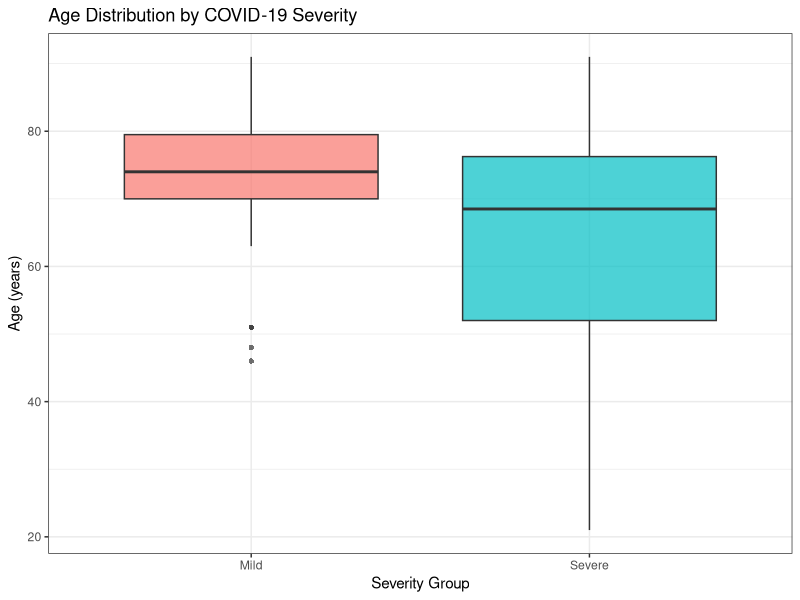
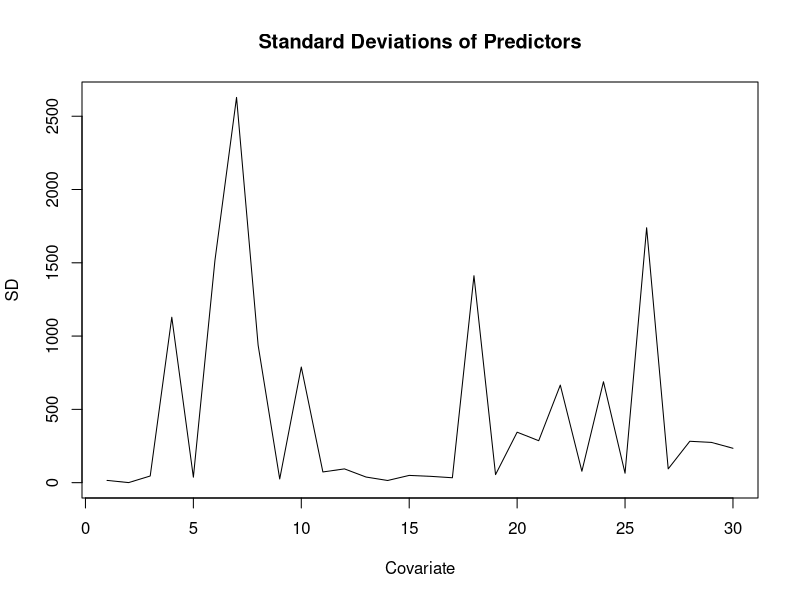
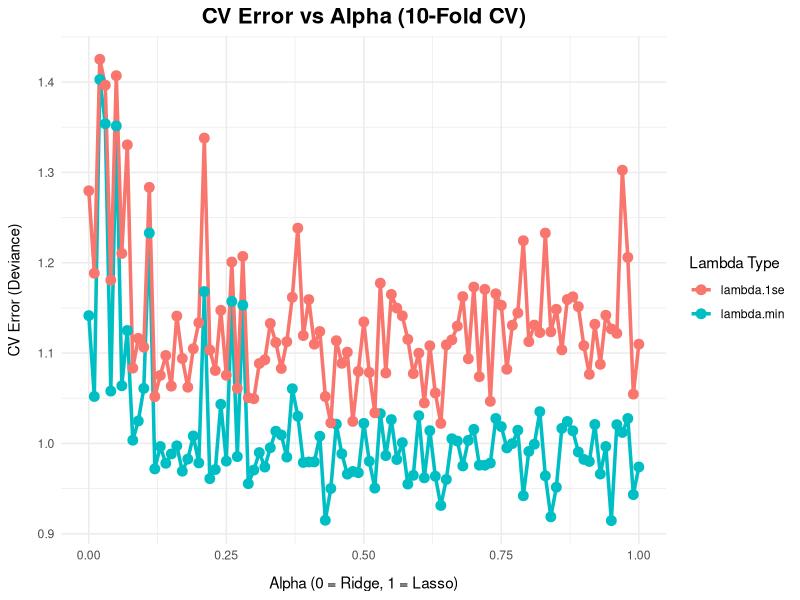
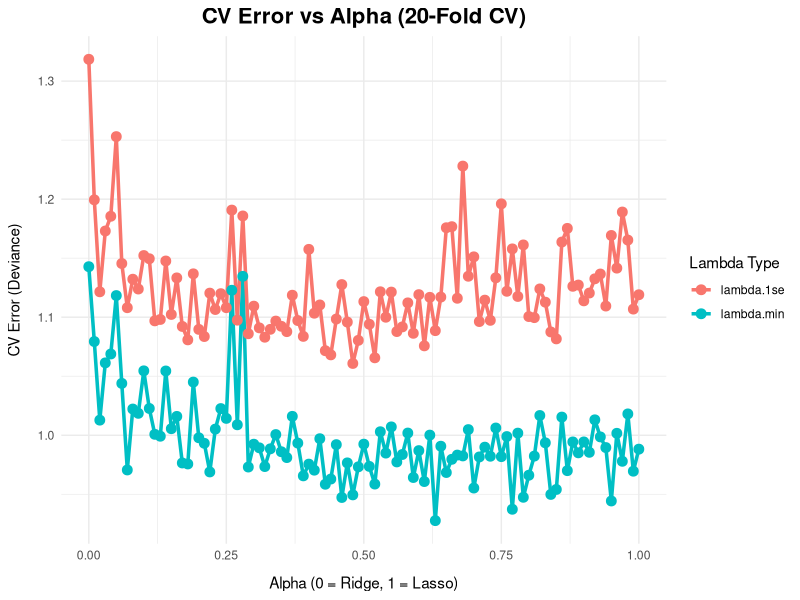
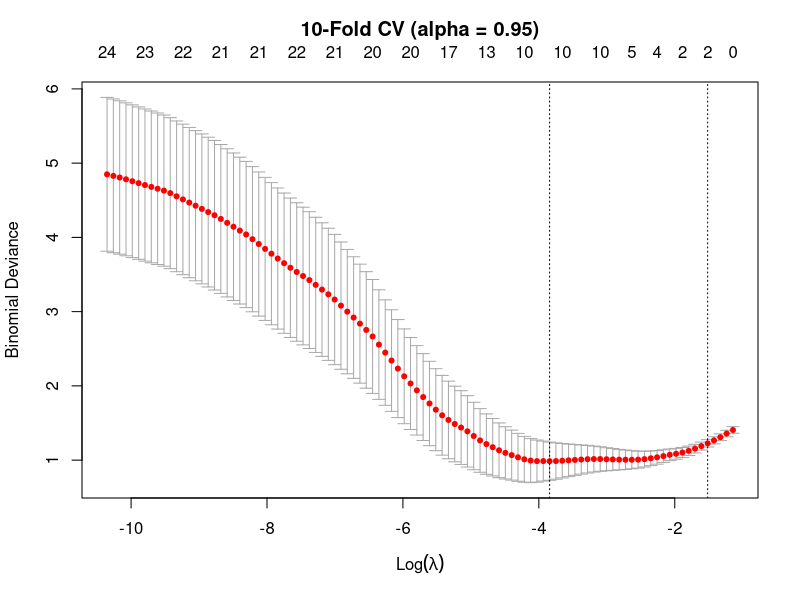
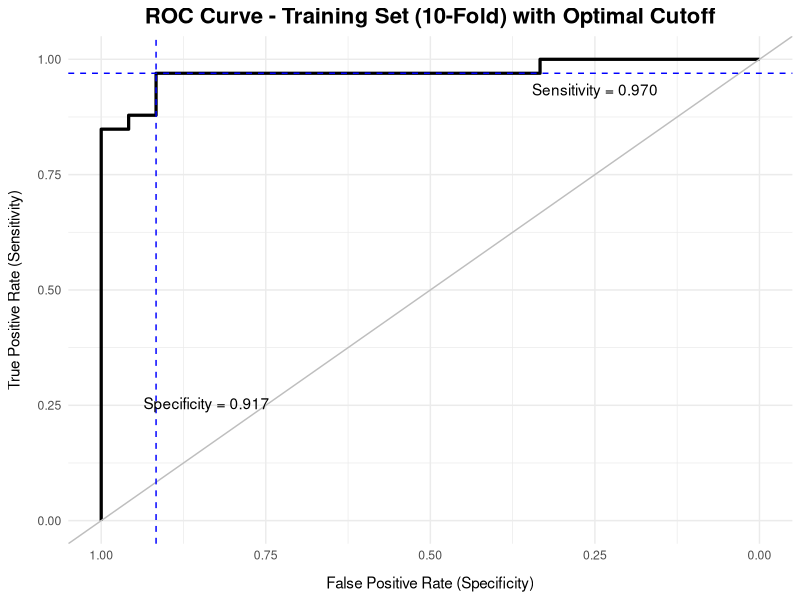
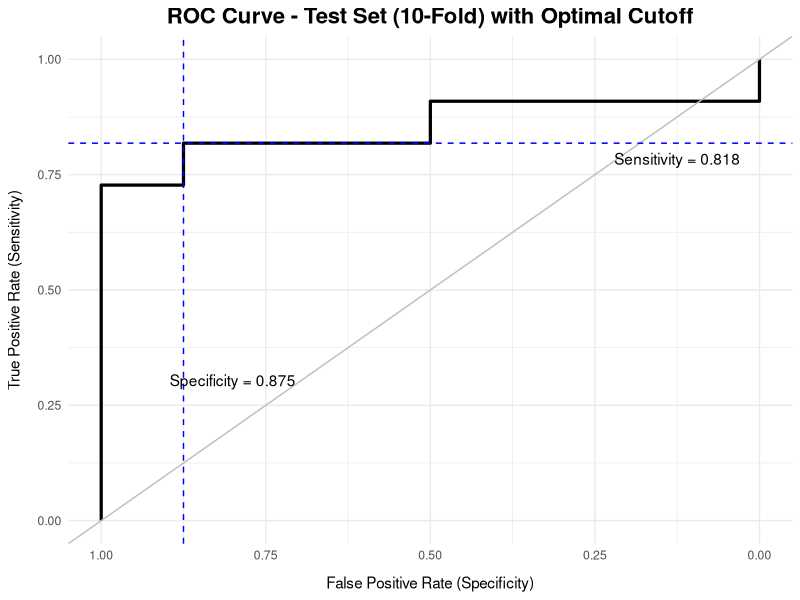
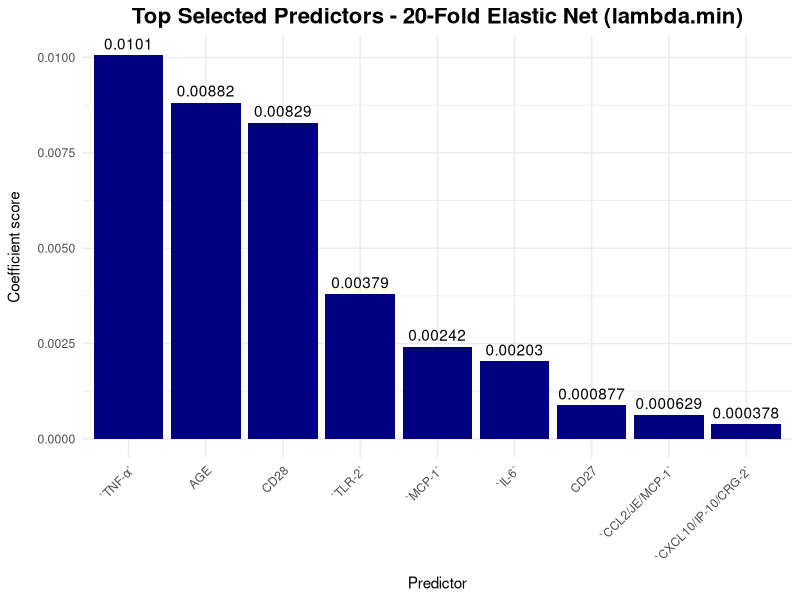

Source code (R) for these figures, in order: (Note: this script raises an error after producing the figures.)
# === PACKAGES USED ========
library(readxl)
library(glmnet)
library(ggplot2)
library(GGally)
library(pROC)
library(MASS)
library(caret)

### TO-DO: print or cat important statistics after each analysis
### TO-DO: need analysis or comparison between 10 and 20-fold (e.g. their predictive performance metrics + which cytokines they selected) --> put into combined visualization

# === 1.1| DATA CLEANING ========
COV <- read_excel("Immunologic profiles of patients with COVID-19.xlsx")
str(COV) # dataset contains measurements of 28 analytes from 76 COVID-19-positive patients; response variable: severity (binary, mild vs. severe)

# Checking for missing values
sum(is.na(COV)) # no missing values

# Convert severity to a factor variable
COV$Severity <- as.factor(COV$Severirty)
table(COV$Severity) # 32 mild, 44 severe

# Remove Patient Number and Severirty
COV <- COV[, !(names(COV) %in% c("Severirty", "Patient Number"))]
str(COV) # SEX is still character

# Convert SEX to numeric
COV$SEX <- ifelse(COV$SEX == "F", 1, 0)
table(COV$SEX)  

dim(COV)       # 76 x 31
colnames(COV)  

# === 1.2| EXPLORATORY DATA ANALYSIS ========
# Age distribution by severity boxplot 

ggplot(data.frame(Age = COV$AGE, Severity = COV$Severity), aes(x = Severity, y = Age, fill = Severity)) +
  geom_boxplot(alpha = 0.7, outlier.shape = 16) +
  labs(title = "Age Distribution by COVID-19 Severity", x = "Severity Group", y = "Age (years)") +
  theme_bw() +
  theme(legend.position = "none")


# === 2.1 | MODEL MATRIX AND TRAINING/TEST SETS ========
# Create model matrix for glmnet including all effects 
X <- model.matrix(Severity ~., COV)[, -1]
dim(X) # 30 predictor variables
colnames(X)

Y <- COV$Severity # severity set as response variable

# Checking predictor standard deviations
plot(as.ts(apply(X, 2, sd)), xlab = "Covariate", ylab = "SD",
     main = "Standard Deviations of Predictors")
# Very variable so standardization is needed; glmnet automatically does standardization


# Create train (75%) & test (25%) sets
set.seed(1717)
train_index <- createDataPartition(Y, p = 0.75, list = FALSE)
X_train <- X[train_index, ]
Y_train <- Y[train_index]
X_test <- X[-train_index, ]
Y_test <- Y[-train_index]

## Confirm class balance in train and test
table(Y_train) # 57 total, 42% in mild, 58% in severe
table(Y_test) # 19 total, 42% in mild, 58% in severe


# === 2.2 | GRID SEARCH FOR ALPHA ========
# Function to perform grid search for optimal alpha value with different n-folds 
alpha_search <- function (X, Y, nfolds){
  alpha_grid <- seq(0, 1, .01)
  results <- data.frame()
  set.seed(1717)
  for (a in alpha_grid) {
  cv_model <- cv.glmnet(x = X, 
                        y = Y, 
                        alpha = a, 
                        nfolds = nfolds,
                        family = "binomial",
                        keep = T,
                        standardize = T,
                        type.measure = "deviance")  # Accuracy measure is deviance because AUC could not be used; number of observations is too small per fold
  
  # Store results
  results <- rbind(results, data.frame(
    alpha = a,
    lambda_min = cv_model$lambda.min,
    lambda_1se = cv_model$lambda.1se,
    cvm_min = min(cv_model$cvm),
    cvm_1se = cv_model$cvm[which(cv_model$lambda == cv_model$lambda.1se)]
  ))
  }
  # Extract optimal alpha and lambda
  best_min <- results$alpha[which.min(results$cvm_min)]
  best_1se <- results$alpha[which.min(results$cvm_1se)]
  
  return(list(results = results,
              best_min = best_min,
              best_1se = best_1se))
}

# Perform grid search and obtain optimal alpha for each k-fold CV
alpha_10 <- alpha_search(X_train, Y_train, 10)
best_min_10 <- alpha_10$best_min
best_1se_10 <- alpha_10$best_1se

alpha_20 <- alpha_search(X_train, Y_train, 20)
best_min_20 <- alpha_20$best_min
best_1se_20 <- alpha_20$best_1se

# Visualize alpha grid search to decide between alpha values
ggplot(alpha_10$results, aes(x = alpha)) +
  geom_line(aes(y = cvm_min, color = "lambda.min"), linewidth = 1.2) +
  geom_line(aes(y = cvm_1se, color = "lambda.1se"), linewidth = 1.2) +
  geom_point(aes(y = cvm_min, color = "lambda.min"), size = 3) +
  geom_point(aes(y = cvm_1se, color = "lambda.1se"), size = 3) +
  labs(title = "CV Error vs Alpha (10-Fold CV)",
       x = "Alpha (0 = Ridge, 1 = Lasso)",
       y = "CV Error (Deviance)",
       color = "Lambda Type") +
  theme_minimal() +
  theme(plot.title = element_text(face = "bold", size = 16, hjust = 0.5),
        axis.title.x = element_text(margin = margin(t = 10)),
        axis.title.y = element_text(margin = margin(r = 10))) 

ggplot(alpha_20$results, aes(x = alpha)) +
  geom_line(aes(y = cvm_min, color = "lambda.min"), linewidth = 1.2) +
  geom_line(aes(y = cvm_1se, color = "lambda.1se"), linewidth = 1.2) +
  geom_point(aes(y = cvm_min, color = "lambda.min"), size = 3) +
  geom_point(aes(y = cvm_1se, color = "lambda.1se"), size = 3) +
  labs(title = "CV Error vs Alpha (20-Fold CV)",
       x = "Alpha (0 = Ridge, 1 = Lasso)",
       y = "CV Error (Deviance)",
       color = "Lambda Type") +
  theme_minimal() +
  theme(plot.title = element_text(face = "bold", size = 16, hjust = 0.5),
        axis.title.x = element_text(margin = margin(t = 10)),
        axis.title.y = element_text(margin = margin(r = 10))) 
# alpha_min will be used as it has the lowest CV error and will thus maximize predictive accuracy

# Helper functions for next steps
# Function to determine cutoffs for sensitivity, specificity, and classification
get_cutoff <- function(AUC) {
  snsp <- cbind(AUC$sensitivities, AUC$specificities)
  indx <- which.max(apply(snsp, 1, min))
  return(data.frame(sensitivity = snsp[indx, 1],
                    specificity = snsp[indx, 2],
                    cutoff = AUC$threshold[indx]))
} 

# Function to obtain metrics from confusion matrix; positive is set to second factor
get_metrics <- function(mat, pos = 2) {
  neg <- if (pos == 2) 1 else 2
  sn <- mat[pos, pos] / sum(mat[pos, ])
  sp <- mat[neg, neg] / sum(mat[neg, ])
  acc <- (mat[neg, neg] + mat[pos, pos]) / sum(mat)
  return(unlist(list(sensitivity = sn, specificity = sp, accuracy = acc)))
}

# === 3.1 | ELASTIC NET MODEL (10-FOLD) ========
set.seed(1717)
cv_10 <- cv.glmnet(X_train, Y_train, nfolds = 10, family = "binomial", alpha = best_min_10, type.measure = "deviance")
plot(cv_10)
title(main = paste0("10-Fold CV (alpha = ", best_min_10, ")"), line = 2.3)

prd_train_10 <- predict(cv_10, newx = X_train, type = "response", s = cv_10$lambda.min)[, 1]
prd_test_10 <- predict(cv_10, newx = X_test, type = "response", s = cv_10$lambda.min)[, 1]

# Test prediction accuracy with AUC-ROC curves(Change plots to be made with ggplot and overlay curves)
AUC_train_10 <- roc(Y_train, prd_train_10)
AUC_test_10  <- roc(Y_test,  prd_test_10)
auc(AUC_train_10)
auc(AUC_test_10)

# Determine cutoffs for model with 10-folds
cut_train_10 <- get_cutoff(AUC_train_10)
cut_train_10
cut_test_10 <- get_cutoff(AUC_test_10)
cut_test_10

# Make confusion matrix for model
conf_10 <- table(y = Y_test, yhat = as.numeric(prd_test_10 > cut_test_10$cutoff))
conf_10
metrics_10 <- get_metrics(conf_10)
metrics_10

# Plot ROC curve with optimal cutoff
# Training set
ggroc(AUC_train_10, linewidth = 1.1) +
  labs(title = "ROC Curve - Training Set (10-Fold) with Optimal Cutoff",
       x = "False Positive Rate (Specificity)",
       y = "True Positive Rate (Sensitivity)") +
  geom_abline(slope = 1, intercept = 1, 
               color = "grey") +
  geom_hline(yintercept = cut_train_10$sensitivity,
             linetype = "dashed",
             color = "blue") + 
  geom_vline(xintercept = cut_train_10$specificity,
             linetype = "dashed",
             color = "blue") +
  annotate("text", 
           x = 0.84,
           y = 0.25,
           label = "paste(Specificity, \" = 0.917\")", parse = T) +
  annotate("text", 
           x = 0.25,
           y = 0.93,
           label = "paste(Sensitivity, \" = 0.970\")", parse = T) +
  theme_minimal() +
  theme(plot.title = element_text(face = "bold", size = 16, hjust = 0.5),
        axis.title.x = element_text(margin = margin(t = 10)),
        axis.title.y = element_text(margin = margin(r = 10))) 

# Test set
ggroc(AUC_test_10, linewidth = 1.1) +
  labs(title = "ROC Curve - Test Set (10-Fold) with Optimal Cutoff",
       x = "False Positive Rate (Specificity)",
       y = "True Positive Rate (Sensitivity)") +
  geom_abline(slope = 1, intercept = 1, 
              color = "grey") +
  geom_hline(yintercept = cut_test_10$sensitivity,
             linetype = "dashed",
             color = "blue") + 
  geom_vline(xintercept = cut_test_10$specificity,
             linetype = "dashed",
             color = "blue") +
  annotate("text", 
           x = 0.8,
           y = 0.3,
           label = "paste(Specificity, \" = 0.875\")", parse = T) +
  annotate("text", 
           x = 0.125,
           y = 0.78,
           label = "paste(Sensitivity, \" = 0.818\")", parse = T) +
  theme_minimal() +
  theme(plot.title = element_text(face = "bold", size = 16, hjust = 0.5),
        axis.title.x = element_text(margin = margin(t = 10)),
        axis.title.y = element_text(margin = margin(r = 10))) 

# Obtain most significant coefficients as predicted by model
coef(cv_10, s = cv_10$lambda.min)
coef_10_min <- coef(cv_10,s = cv_10$lambda.min)[-1,1]
coef_10_min[coef_10_min!=0] 
# With 10-fold CV and using min for alpha and lambda, elastic net regression selected 9 relevant variables; 7 are negative and 2 are positive

selected_10  <- sort(abs(coef_10_min[coef_10_min != 0]), decreasing = TRUE)
selected_10 <- data.frame(Predictor = names(selected_10),
                          Value = selected_10)
selected_10$Predictor <- factor(selected_10$Predictor, levels = selected_10$Predictor)
rownames(selected_10) <- NULL
# Notes: TNF-a has the most influence

# Ranking of top predictors 
ggplot(selected_10, aes(x = Predictor, y = Value)) +
  geom_col(fill = "navy") +
  geom_text(aes(label = signif(Value, 3)), vjust = -0.5) +
  labs(title = "Top Selected Predictors - 20-Fold Elastic Net (lambda.min)",
       x = "Predictor",
       y = "Coefficient score") +
  theme_minimal() +
  theme(plot.title = element_text(face = "bold", size = 16, hjust = 0.5),
        axis.title.x = element_text(margin = margin(t = 8)),
        axis.title.y = element_text(margin = margin(r = 10)),
        axis.text.x = element_text(angle = 45, hjust = 1)) 

# === 3.2 | ELASTIC NET MODEL (20-FOLD) ========
set.seed(1717)
cv_20 <- cv.glmnet(X_train, Y_train, nfolds = 20, family = "binomial", alpha = best_min_20, type.measure = "deviance")
plot(cv_20)
title(main = paste0("20-Fold CV (alpha = ", best_min_20, ")"), line = 2.5)

prd_train_20 <- predict(cv_20, newx = X_train, type = "response", s = cv_20$lambda.min)[, 1]
prd_test_20  <- predict(cv_20, newx = X_test,  type = "response", s = cv_20$lambda.min)[, 1]

# Test prediction accuracy with AUC-ROC curves
AUC_train_20 <- roc(Y_train, prd_train_20)
AUC_test_20  <- roc(Y_test,  prd_test_20)
auc(AUC_train_20)
auc(AUC_test_20)

# Determine cutoffs for model with 10-folds
cut_train_20 <- get_cutoff(AUC_train_20)
cut_test_20 <- get_cutoff(AUC_test_20)
cut_train_20
cut_test_20

# Make confusion matrix for model
conf_20 <- table(y = Y_test, yhat = as.numeric(prd_test_20 > cut_test_20$cutoff))
conf_20
get_metrics(conf_20)

# Plot ROC curve with optimal cutoff
# Training set
ggroc(AUC_train_20, linewidth = 1.1) +
  labs(title = "ROC Curve - Training Set (20-Fold) with Optimal Cutoff",
       x = "False Positive Rate (Specificity)",
       y = "True Positive Rate (Sensitivity)") +
  geom_abline(slope = 1, intercept = 1, 
              color = "grey") +
  geom_hline(yintercept = cut_train_20$sensitivity,
             linetype = "dashed",
             color = "blue") + 
  geom_vline(xintercept = cut_train_20$specificity,
             linetype = "dashed",
             color = "blue") +
  annotate("text", 
           x = 0.84,
           y = 0.25,
           label = "paste(Specificity, \" = 0.917\")", parse = T) +
  annotate("text", 
           x = 0.25,
           y = 0.84,
           label = "paste(Sensitivity, \" = 0.879\")", parse = T) +
  theme_minimal() +
  theme(plot.title = element_text(face = "bold", size = 16, hjust = 0.5),
        axis.title.x = element_text(margin = margin(t = 10)),
        axis.title.y = element_text(margin = margin(r = 10))) 

# Test set
ggroc(AUC_test_20, linewidth = 1.1) +
  labs(title = "ROC Curve - Test Set (20-Fold) with Optimal Cutoff",
       x = "False Positive Rate (Specificity)",
       y = "True Positive Rate (Sensitivity)") +
  geom_abline(slope = 1, intercept = 1, 
              color = "grey") +
  geom_hline(yintercept = cut_test_20$sensitivity,
             linetype = "dashed",
             color = "blue") + 
  geom_vline(xintercept = cut_test_20$specificity,
             linetype = "dashed",
             color = "blue") +
  annotate("text", 
           x = 0.8,
           y = 0.3,
           label = "paste(Specificity, \" = 0.875\")", parse = T) +
  annotate("text", 
           x = 0.125,
           y = 0.78,
           label = "paste(Sensitivity, \" = 0.818\")", parse = T) +
  theme_minimal() +
  theme(plot.title = element_text(face = "bold", size = 16, hjust = 0.5),
        axis.title.x = element_text(margin = margin(t = 10)),
        axis.title.y = element_text(margin = margin(r = 10))) 

# Obtain most significant coefficients as predicted by model
coef(cv_20, s = cv_20$lambda.min)
coef_20_min <- coef(cv_20,s = cv_20$lambda.min)[-1,1]
coef_20_min[coef_20_min!=0] 
# With 20-fold CV and using min for alpha and lambda, elastic net regression selected 9 relevant variables; 8 are negative and 1 is positive

selected_20  <- sort(abs(coef_20_min[coef_20_min != 0]), decreasing = TRUE)
selected_20 <- data.frame(Predictor = names(selected_20),
                          Value = selected_20)
selected_20$Predictor <- factor(selected_20$Predictor, levels = selected_20$Predictor)
rownames(selected_20) <- NULL
# Notes: TNF-a has the most influence

# Ranking of top predictors 
ggplot(selected_20, aes(x = Predictor, y = Value)) +
  geom_col(fill = "maroon") +
  geom_text(aes(label = signif(Value, 3)), vjust = -0.5) +
  labs(title = "Top Selected Predictors - 20-Fold Elastic Net (lambda.min)",
       x = "Predictor",
       y = "Coefficient score") +
  theme_minimal() +
  theme(plot.title = element_text(face = "bold", size = 16, hjust = 0.5),
        axis.title.x = element_text(margin = margin(t = 8)),
        axis.title.y = element_text(margin = margin(r = 10)),
        axis.text.x = element_text(angle = 45, hjust = 1)) 

# Comparison plot for 10-fold vs 20-fold
plot(AUC_test_10, col = "navy", main = "Test Set ROC: 10-Fold vs 20-Fold")
plot(AUC_test_20, col = "maroon", add = TRUE)
legend("bottomright",
       legend = c(paste0("10-Fold AUC = ", round(auc(AUC_test_10), 3)),
                  paste0("20-Fold AUC = ", round(auc(AUC_test_20), 3))),
       col = c("navy", "maroon"), lwd = 2, bty = "n")

# For MN: please compare the predictors in the 10-fold and 20-fold models; idk how but show which ones wre exclusive in one and shared in both

# === 4 | STATISTICAL ANALYSIS OF PREDICTORS ======== #TO-DO: check if this is correct
# Wilcoxon test for age 
wilcox.test(AGE ~ Severity, data = COV) #p-value = 0.02017
boxplot(AGE ~ Severity, data = COV)

# Model with age as only predictor
model_age <- glm(Severity ~ AGE, data = COV, family = "binomial")
summary(model_age)
### 4.3% decrease in odds per 1 unit increase in age??? 
# yeah that kinda makes sense based on the graph below, I think its because most ages in the mild range were over 50 while severe had ones in their 20s. the correlation thing under also gives a negative value 

# Correlation of age with predicted probability in 10 and 20 fold model
prd_all_10 <- predict(cv_10, newx = X, type = "response", s = cv_10$lambda.min)[, 1]
cor(COV$AGE, prd_all_10)

prd_all_20 <- predict(cv_20, newx = X, type = "response", s = cv_20$lambda.min)[, 1]
cor(COV$AGE, prd_all_20)

# Scatterplot of age vs probability
ggplot(data.frame(Age = COV$AGE, Prob = prd_all_10, Severity = factor(COV$Severity, labels = c("Mild","Severe"))), aes(x = Age, y = Prob, color = Severity)) +
  geom_point(size = 3) +
  geom_smooth(method = "loess", color = "black") +
  scale_color_manual(values = c("Mild" = "navy", "Severe" = "maroon")) +
  labs(title = "Age vs Probability of Severe COVID-19",
       x = "Age (years)", y = "Probability of Severity") +
  theme_bw()

### I don't think we really need to do this part since she never taught us but I'll leave this here for now
#I'm also good with getting rid of it i dont think its necessary
# Statistical significance of cytokines
wilcox_results <- data.frame()

for (i in names(selected_10)) {if (i %in% colnames(X)) {
  test <- wilcox.test(X[, i] ~ COV$Severity)
  
  wilcox_results <- rbind(wilcox_results, data.frame(
    Predictor = i,
    W_statistic = test$statistic,
    p_value = round(test$p.value, 4),
    Significant = ifelse(test$p.value < 0.05, "Yes", "No")))}}

print(wilcox_results[order(wilcox_results$p_value), ])
